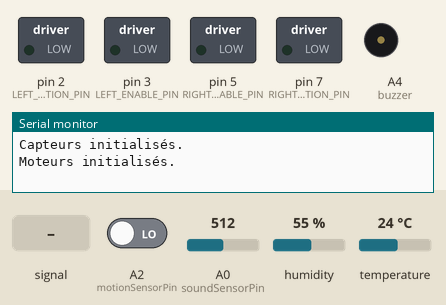
Recording of a sketch running on a simulated Arduino Uno, built with avr-gcc and run on an emulated ATmega328P. On the bench: switched loads named in the sketch (green lamp = pin HIGH), buzzer (waves = sounding, pin HIGH), the last lines printed to the serial monitor. The test bench sets the inputs (shaded band); at power-on: A2 (motionSensorPin) LOW, A0 (soundSensorPin) = 512, humidity 55 %, temperature 24 °C.

Above: at 4.8 s.
4.9 s: A2 (motionSensorPin) driven HIGH
6.4 s: A0 (soundSensorPin) fed a 200 Hz sine of ±81 counts around its level
At 20.4 s:
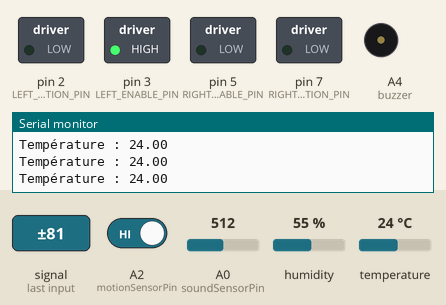
At 21.6 s:
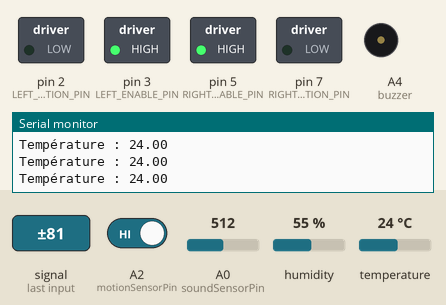
Timing chart, 0 to 40.7 s (numbered marks = the images above; inputs shaded):
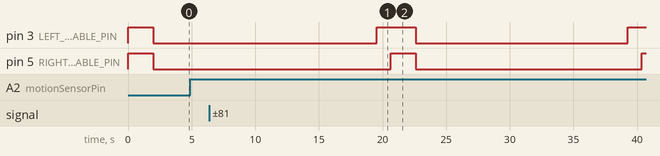

The sketch:

plystard.ino
```cpp
#include <Arduino.h>
#include "movements.h"  // Fonctions de déplacement (définies dans movements.h / movements.cpp)
#include "sensors.h"    // Fonctions de gestion des capteurs (définies dans sensors.h / sensors.cpp)
#include <LiquidCrystal.h>

// LCD Pins Configuration
const int rs = 4, en = 6, d4 = 10, d5 = 11, d6 = 12, d7 = 13;
LiquidCrystal lcd(rs, en, d4, d5, d6, d7);

int buzzer = A4;  //the pin of the active buzzer
// 😑 Half Blink
byte halfBlink[8] = { B00000, B01110, B00000, B01110, B00000, B00000, B00000, B00000 };

void displayFaceById(int faceId, const char* message, int duration) {
    lcd.clear();

    switch (faceId) {
        case 1:  // 😄 Visage joyeux
            lcd.setCursor(6, 0);
            lcd.write(byte(7));
            lcd.setCursor(8, 0);
            lcd.write(byte(7));
            lcd.setCursor(6, 1);
            lcd.write(byte(11));
            lcd.setCursor(8, 1);
            lcd.write(byte(11));
            break;

        case 2:  // 😠 Visage en colère
            lcd.setCursor(6, 0);
            lcd.write(byte(8));
            lcd.setCursor(8, 0);
            lcd.write(byte(8));
            lcd.setCursor(6, 1);
            lcd.write(byte(10));
            lcd.setCursor(8, 1);
            lcd.write(byte(10));
            break;

        case 3:  // 😱 Visage effrayé
            for (int i = 0; i < 5; i++) {
                lcd.setCursor(6, 0);
                lcd.write(byte(4));
                lcd.setCursor(8, 0);
                lcd.write(byte(4));
                lcd.setCursor(6, 1);
                lcd.write(byte(10));
                lcd.setCursor(8, 1);
                lcd.write(byte(10));
                lcd.setCursor(2, 1);
                lcd.print(message);
                delay(300);

                lcd.setCursor(6, 0);
                lcd.write(byte(5));
                lcd.setCursor(8, 0);
                lcd.write(byte(5));
                delay(300);
            }
            lcd.clear();
            return;

        case 4:  // 😈 Visage maléfique
            lcd.setCursor(6, 0);
            lcd.write(byte(6));
            lcd.setCursor(8, 0);
            lcd.write(byte(6));
            break;

        default:
            lcd.setCursor(4, 0);
            lcd.print("Face not found");
            delay(2000);
            lcd.clear();
            return;
    }

    lcd.setCursor(3, 1);
    lcd.print(message);
    delay(duration);
    lcd.clear();
}

// --- (Optionnel) Fonctions de gestion d'actions --- //
void handleZombie() {
  Serial.println("Action ZOMBIEN lancée.");
}

void handleIndividu() {
  Serial.println("Action INDIVIDU lancée.");
}


void setup() {
  Serial.begin(9600);
  pinMode(buzzer, OUTPUT);  //initialize the buzzer pin as an output

  // Initialisation des capteurs (mouvement, son, température)
  initSensors();

  // Initialisation des moteurs
  initMotors();
}

bool waitForSoundDetection() {
  bool soundDetected = false;
  unsigned long startTime = millis();

  // Échantillonne pendant 2 secondes
  while (millis() - startTime < 2000) {
    soundDetected = checkSound();  // Vérifie l'état du capteur de son
    if (soundDetected) {
      break;  // Si un son est détecté, sortir immédiatement de la boucle
    }
    delay(10);  // Petite pause pour éviter une boucle trop rapide
  }

  return soundDetected;
}

bool waitForHighTemperature() {
  unsigned long startTimeTemp = millis();
  bool tempHighDetected = false;

  // Boucle d'échantillonnage sur 5 secondes
  while (millis() - startTimeTemp < 5000) {  // 5000 ms = 5 secondes
    if (checkTemperature()) {
      Serial.println("Température élevée détectée pendant l'analyse !");
      displayFaceById(3,"Température élevée détectée pendant l'analyse !",2000);

      tempHighDetected = true;
      break;  // Sortir dès qu'une température élevée est détectée
    }
    delay(100);  // Attendre 100 ms entre chaque vérification (à ajuster selon vos besoins)
  }

  return tempHighDetected;
}

void loop() {

  moveForward();  // Avance
  delay(2000);    // Temps pour atteindre le coin
  stopMotors();   // Arrêt au coin
  delay(2000);    // Pause avant vérification

  // Détection de mouvement
  if (detectMotion()) {
    Serial.println("Mouvement détecté pendant la vérification !");
    displayFaceById(3,"Mouvement détecté pendant la vérification !",2000);

    // Affichage et prise de décision en fonction du résultat de la détection sonore
    if (waitForSoundDetection()) {
      Serial.println("Son détecté !");
      // 😄 Happy Face
      displayFaceById(3,"Son détecté !",2000);
      if (waitForHighTemperature()) {
        // Boucle infinie affichant "ZOMBIE"
        for ( int i = 0; i < 80; i++)

        {

          digitalWrite(buzzer, HIGH);

          delay(1);  //wait for 1ms

          digitalWrite(buzzer, LOW);

          delay(1);  //wait for 1ms
        }
        while (true) {
          Serial.println("ZOMBIE");
          displayFaceById(3,"ZOMBIE !!!!!",2000);

          delay(1000);
        }
      } else {
          displayFaceById(3,"AUTRE",2000);

      }
    } else {
      Serial.println("Aucun son détecté pendant 2 sec.");
      displayFaceById(3,"Aucun son détecté pendant 2 sec.",2000);
      Serial.println("INDIVIDU");
    }
  }
  turnRightWide();  // Tourne à droite pour le prochain côté
  delay(1000);      // Temps pour tourner
  delay(100);       // Délai global pour la boucle (à ajuster)
}
```

movements.cpp
```cpp
#include "movements.h"
#include <Arduino.h>

// Fonction d'initialisation des moteurs : configure les broches et arrête les moteurs
void initMotors() {
  // Configurer les broches de direction et d'activation (enable) comme sorties
  pinMode(LEFT_DIRECTION_PIN, OUTPUT);
  pinMode(RIGHT_DIRECTION_PIN, OUTPUT);
  pinMode(LEFT_ENABLE_PIN, OUTPUT);
  pinMode(RIGHT_ENABLE_PIN, OUTPUT);

  // Arrêt initial des moteurs
  digitalWrite(LEFT_DIRECTION_PIN, LOW);
  digitalWrite(RIGHT_DIRECTION_PIN, LOW);
  analogWrite(LEFT_ENABLE_PIN, 0);
  analogWrite(RIGHT_ENABLE_PIN, 0);

  Serial.println("Moteurs initialisés.");
}

// Fonction pour avancer en ligne droite
void moveForward() {
  // Définir la direction "avant" pour les deux moteurs
  digitalWrite(LEFT_DIRECTION_PIN, LOW);
  digitalWrite(RIGHT_DIRECTION_PIN, LOW);

  // Appliquer la vitesse maximale aux deux moteurs
  analogWrite(LEFT_ENABLE_PIN, fullSpeed);
  analogWrite(RIGHT_ENABLE_PIN, fullSpeed);
}

// Fonction pour faire tourner le robot
void moveBackward() {
  digitalWrite(LEFT_DIRECTION_PIN, HIGH);
  digitalWrite(RIGHT_DIRECTION_PIN, HIGH);

  analogWrite(LEFT_ENABLE_PIN, fullSpeed);
  analogWrite(RIGHT_ENABLE_PIN, fullSpeed);
}

// Virage à gauche large : réduire la vitesse du moteur gauche
void turnLeftWide() {
  // Les deux moteurs avancent
  digitalWrite(LEFT_DIRECTION_PIN, LOW);
  digitalWrite(RIGHT_DIRECTION_PIN, LOW);

  analogWrite(LEFT_ENABLE_PIN, 0); // Vitesse réduite pour le moteur gauche
  analogWrite(RIGHT_ENABLE_PIN, fullSpeed);     // Pleine vitesse pour le moteur droit
}

// Virage à droite large : réduire la vitesse du moteur droit
void turnRightWide() {
 // Les deux moteurs avancent
  digitalWrite(LEFT_DIRECTION_PIN, LOW);
  digitalWrite(RIGHT_DIRECTION_PIN, LOW);

  analogWrite(LEFT_ENABLE_PIN, fullSpeed);       // Pleine vitesse pour le moteur gauche
  analogWrite(RIGHT_ENABLE_PIN, 0);   // Vitesse réduite pour le moteur droit
}

// Fonction pour la patrouille (ronde)
void patrol() {
  // Insérez ici votre code de patrouille
  Serial.println("Le robot patrouille");
}


// Arrêter les moteurs
void stopMotors() {
  analogWrite(LEFT_ENABLE_PIN, 0);
  analogWrite(RIGHT_ENABLE_PIN, 0);
}
```

movements.h
```cpp
#ifndef MOVEMENTS_H
#define MOVEMENTS_H

#include <Arduino.h>

// --- Définition des broches pour le moteur gauche ---
// Le pin de direction contrôle l'orientation (avant/arrière)
// Le pin enable (PWM) contrôle la vitesse
const int LEFT_DIRECTION_PIN = 2;   // Par exemple, utilisé pour la direction du moteur gauche
const int LEFT_ENABLE_PIN    = 3;   // PWM capable pour le contrôle de la vitesse du moteur gauche

// --- Définition des broches pour le moteur droit ---
const int RIGHT_DIRECTION_PIN = 7;  // Par exemple, utilisé pour la direction du moteur droit
const int RIGHT_ENABLE_PIN    = 5;  // PWM capable pour le contrôle de la vitesse du moteur droit

// --- Vitesse ---
const int fullSpeed   = 255;
const int reduceSpeed = 127;

// Prototypes des fonctions de mouvement
void initMotors();
void moveForward();
void moveBackward();
void turnRightWide();
void turnLeftWide();
void stopMotors();
void patrol();


#endif  // MOVEMENTS_H
```

sensors.cpp
```cpp
#include "sensors.h"

// --- Définition des broches ---
// (Vous pouvez modifier ces valeurs selon votre montage)
const int motionSensorPin = A2;       // Broche pour le capteur de mouvement
const int soundSensorPin = A0;      // Broche pour le capteur de son
const int temperatureSensorPin = A1;  // (Si besoin, sinon utilisez le DHT)

// --- Seuils de détection ---
const int soundThreshold = 530;  // Seuil pour la détection du son (pour analogique)
const float tempThreshold = 35;  // Seuil pour la température "chadie" en °C

// --- Instance du capteur DHT ---
DHT dht(DHTPIN, DHTTYPE);

// --- Fonctions d'initialisation des capteurs ---
void initSensors() {
  // Configurez les broches d'entrée
  pinMode(motionSensorPin, INPUT);
  pinMode(soundSensorPin, INPUT);

  // Initialisation du DHT
  dht.begin();

  Serial.println("Capteurs initialisés.");
}

// --- Détection du mouvement ---
// Retourne true si le capteur PIR détecte un mouvement.
bool detectMotion() {

  unsigned long startTime = millis();
  bool motionDetected = false;

  while (millis() - startTime < 3000) {
    if (digitalRead(motionSensorPin) == HIGH) {
      motionDetected = true;
      break;
    }
  }
  return motionDetected;
}

bool checkSound() {

  int maxValue = 0;
  unsigned long startTime = millis();

  // Échantillonne pendant 500 ms pour trouver la valeur maximale
  while (millis() - startTime < 500) {
    int currentValue = analogRead(soundSensorPin);
    if (currentValue > maxValue) {
      maxValue = currentValue;
    }
  }
  return maxValue  > soundThreshold;
}

bool checkTemperature() {
  float t = dht.readTemperature();
  Serial.print("Température : ");
  Serial.println(t);

  if (isnan(t)) {
    Serial.println("Erreur de lecture du DHT !");
    return false;
  }
  return t > tempThreshold;
}
```

sensors.h
```cpp
#ifndef SENSORS_H
#define SENSORS_H

#include <Arduino.h>
#include "DHT.h"

// --- Configuration du capteur DHT ---
#define DHTPIN 9          // Broche à laquelle le DHT est connecté
#define DHTTYPE DHT11     // Type de capteur (DHT11)

extern DHT dht;  // Instance du capteur DHT (définie dans sensors.cpp)

// --- Définition des broches des capteurs ---
extern const int motionSensorPin;      // Capteur de mouvement (ex. PIR)
extern const int soundSensorPin;       // Capteur de son (DO)
extern const int temperatureSensorPin;   // (Optionnel, si différent du DHT)

// --- Seuils de détection ---
extern const int soundThreshold;         // Seuil pour la détection du son (pour lecture analogique)
extern const float tempThreshold;        // Seuil pour la température "chadie"

// --- Prototypes des fonctions ---
void initSensors();
bool detectMotion();
bool checkSound();
bool checkTemperature();

#endif // SENSORS_H
```
